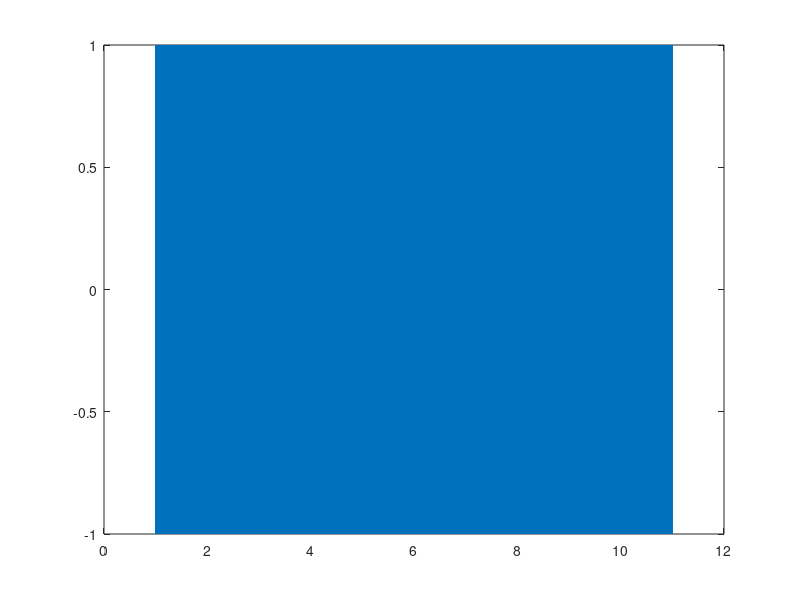
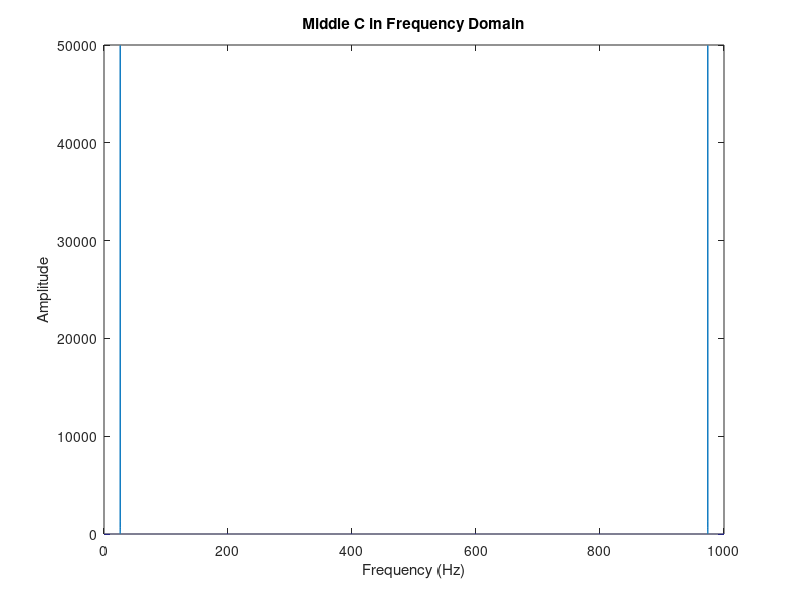

Here is the MATLAB script that generated these plots, in order:
% Question 1
fs = 10000; % sampling frequency
time = 1:(1/fs):11; % time signal -> startValue:stepSize:EndValue
freq = 261.6; % middle C frequency in Hz
middleC = sin(2*pi*freq*time); % create sine wave
sound(middleC, fs); % create audio player object
% plot in time domain
figure(1);
title('Time Domain');
xlabel('Time');
ylabel('Magnitude');
plot(time, middleC);

figure(2);
% plot in frequency domain
N = length(middleC);
fft_middleC = fft(middleC);
f = (0:N-1) * fs/N;
plot(f, abs(fft_middleC));
title('Middle C in Frequency Domain');
xlabel('Frequency (Hz)');
ylabel('Amplitude');
set(gca,'xticklabel',get(gca,'xtick')*1e-1);